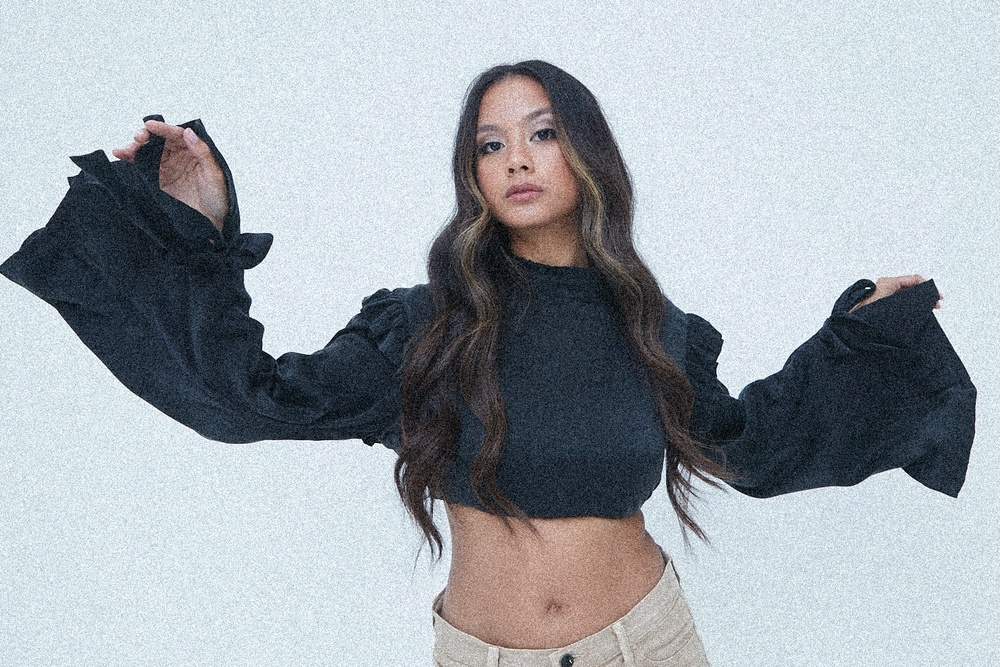
#> input picture Garcia_noised.jpg, 1000 x 667 px, shrunk from 1407 x 938 before the run
$ python 'Reducing Noises with Preserved Edges.py'
#> lines starting #> are read from the running program, lines starting #| are printed output that depends on the picture
from skimage.restoration import denoise_bilateral
import matplotlib.pyplot as plt


landscape_image = plt.imread(r"Garcia_noised.jpg")
#> landscape_image is the input picture: shape (667, 1000, 3); mean R, G, B 161.4, 168.5, 174.6
print("Image loaded:", type(landscape_image), landscape_image.shape)
#| Image loaded: <class 'numpy.ndarray'> (667, 1000, 3)


denoised_image = denoise_bilateral(landscape_image, channel_axis=-1)
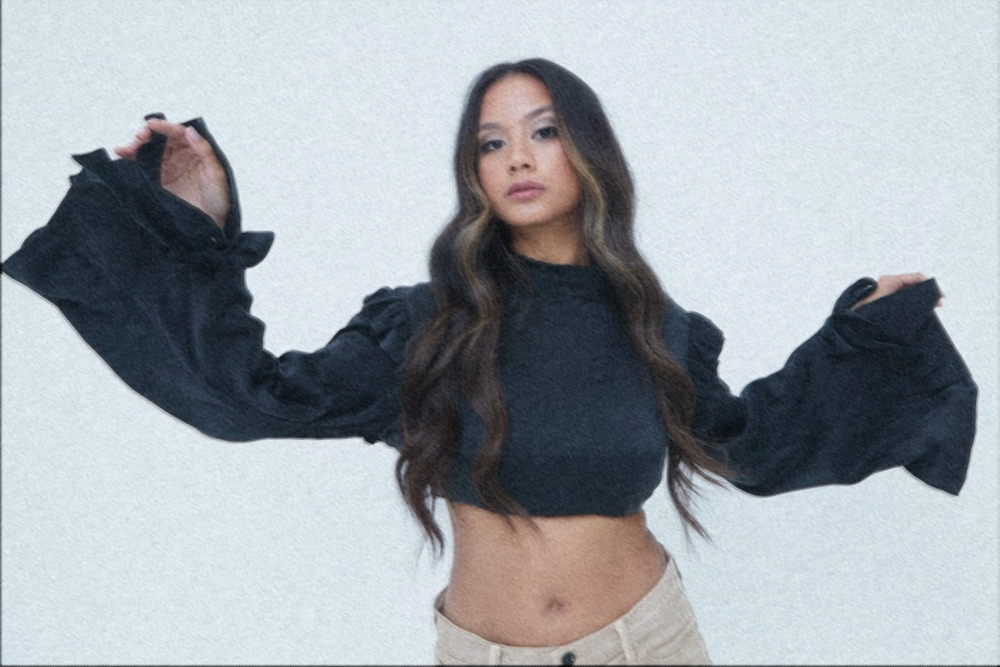
#> denoised_image: shape (667, 1000, 3) float64; mean R, G, B 0.631, 0.658, 0.682
print("Denoising completed")


def plot_comparison(original, filtered, title):
#> called with title = 'Denoised Image'
    fig, axes = plt.subplots(1, 2, figsize=(12, 5))
    ax = axes.ravel()

    ax[0].imshow(original, cmap=plt.cm.gray)
    ax[0].set_title("Original Image")

    ax[1].imshow(filtered, cmap=plt.cm.gray)
    ax[1].set_title(title)

    for a in ax:
        a.axis('off')

    plt.tight_layout()
    plt.show()
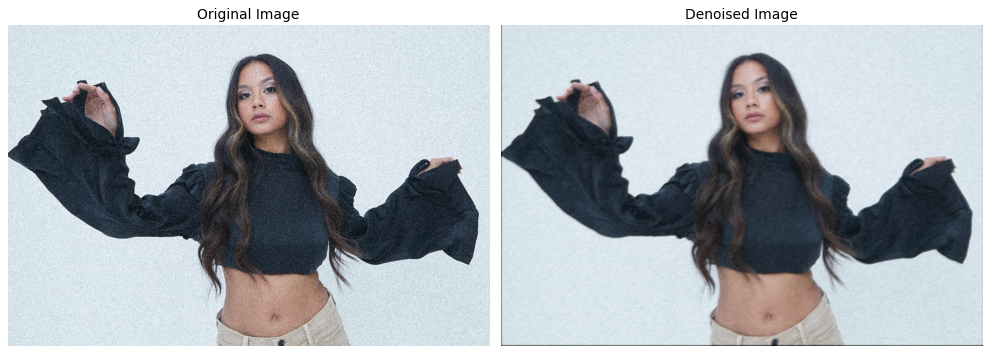
#> figure drawn by matplotlib, 2 panels

plot_comparison(landscape_image, denoised_image, 'Denoised Image')
